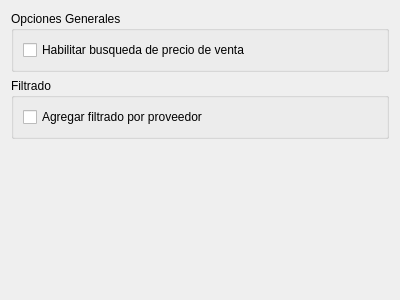
<?xml version="1.0" encoding="UTF-8"?>
<ui version="4.0">
 <class>FormPrefVentaBase</class>
 <widget class="QWidget" name="FormPrefVentaBase">
  <property name="geometry">
   <rect>
    <x>0</x>
    <y>0</y>
    <width>400</width>
    <height>300</height>
   </rect>
  </property>
  <property name="windowTitle">
   <string>Form</string>
  </property>
  <layout class="QVBoxLayout" name="verticalLayout">
   <item>
    <widget class="QGroupBox" name="GBGeneral">
     <property name="title">
      <string>Opciones Generales</string>
     </property>
     <layout class="QVBoxLayout" name="verticalLayout_2">
      <item>
       <widget class="QCheckBox" name="CkBBusquedaPrecio">
        <property name="text">
         <string>Habilitar busqueda de precio de venta</string>
        </property>
       </widget>
      </item>
     </layout>
    </widget>
   </item>
   <item>
    <widget class="QGroupBox" name="GBFiltrado">
     <property name="title">
      <string>Filtrado</string>
     </property>
     <layout class="QGridLayout" name="gridLayout">
      <item row="0" column="0">
       <widget class="QCheckBox" name="CkBFiltrarProveedor">
        <property name="text">
         <string>Agregar filtrado por proveedor</string>
        </property>
       </widget>
      </item>
     </layout>
    </widget>
   </item>
   <item>
    <spacer name="verticalSpacer">
     <property name="orientation">
      <enum>Qt::Vertical</enum>
     </property>
     <property name="sizeHint" stdset="0">
      <size>
       <width>20</width>
       <height>40</height>
      </size>
     </property>
    </spacer>
   </item>
  </layout>
 </widget>
 <resources/>
 <connections/>
</ui>
